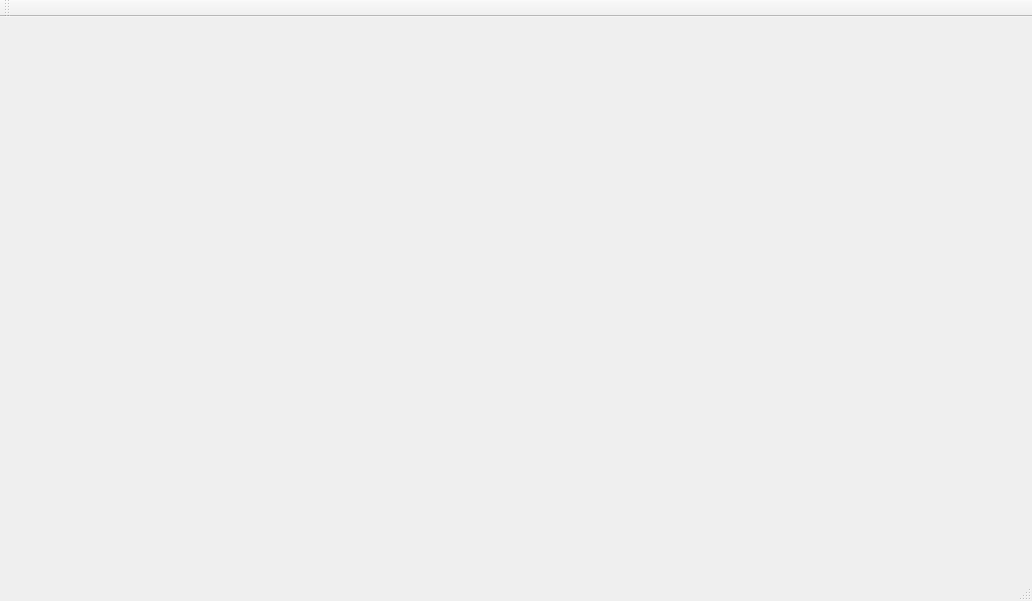
<?xml version="1.0" encoding="UTF-8"?>
<ui version="4.0">
 <class>MainWindow</class>
 <widget class="QMainWindow" name="MainWindow">
  <property name="geometry">
   <rect>
    <x>0</x>
    <y>0</y>
    <width>1032</width>
    <height>601</height>
   </rect>
  </property>
  <property name="windowTitle">
   <string>MainWindow</string>
  </property>
  <widget class="QWidget" name="centralWidget"/>
  <widget class="QMenuBar" name="menuBar">
   <property name="geometry">
    <rect>
     <x>0</x>
     <y>0</y>
     <width>1032</width>
     <height>22</height>
    </rect>
   </property>
  </widget>
  <widget class="QToolBar" name="mainToolBar">
   <attribute name="toolBarArea">
    <enum>TopToolBarArea</enum>
   </attribute>
   <attribute name="toolBarBreak">
    <bool>false</bool>
   </attribute>
  </widget>
  <widget class="QStatusBar" name="statusBar"/>
 </widget>
 <layoutdefault spacing="6" margin="11"/>
 <resources/>
 <connections/>
</ui>
